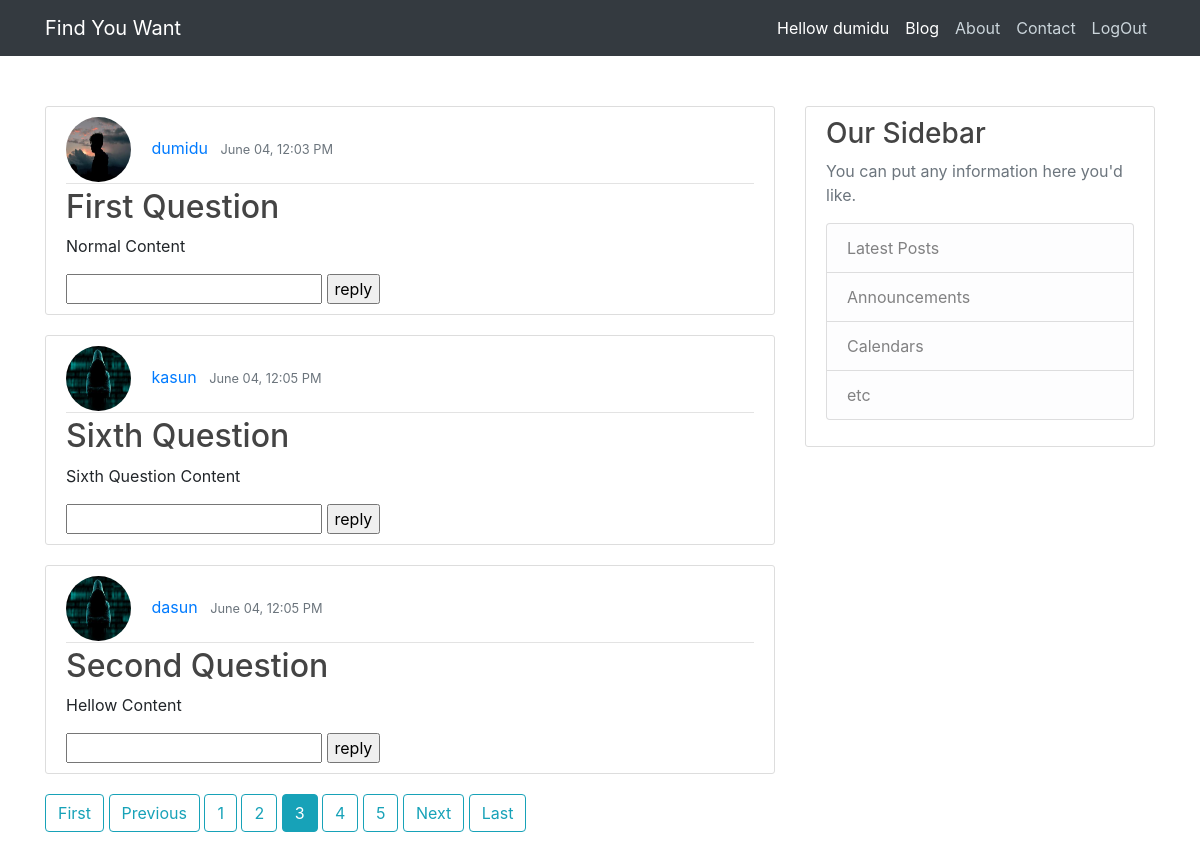
Page /blog/3 (signed in) on the committed database.
### blog/models.py (models this page shows)
class Question(models.Model):
    title = models.CharField(max_length=100)
    content = models.TextField()
    date_posted = models.DateTimeField(default=timezone.now)
    author = models.ForeignKey(User, on_delete=models.CASCADE)
    def __str__(self):
        return self.title

### users/models.py (models this page shows, shortened)
class Profile(models.Model):
    user = models.OneToOneField(User, on_delete=models.CASCADE)
    image = models.ImageField(default='default.jpg', upload_to='profile_pics')

### blog/views.py (the view)
# urls.py: path('', home, name='blog-home'),
@login_required
def home(request,page_num=1):
    qlist = []
    question_list = Question.objects.all()
    for raw_question in question_list:
        try:
            ans = Answers.objects.get(question_id=raw_question.id)
            continue
        except:
            qlist.append(raw_question)
    try:
        p = Paginator(qlist, 3)
        page = p.page(page_num)
        is_paginated = True
    except:
        raise Http404
    context = {
        'page':page,
        'title': 'Answers Home',
        'is_paginated' : is_paginated,
    }
    return render(request, 'blog/index.html', context)

### blog/templates/blog/index.html
{% extends 'base.html' %}
{% block content %}
    {% for question  in page.object_list %}
    <article class="media content-section">
        <div class="media-body">
          <div class="article-metadata">
            <img class="rounded-circle article-img" src="{{ question.author.profile.image.url }}">
            <a class="mr-2" href="#">{{ question.author }}</a>
            <small class="text-muted">{{ question.date_posted|date:"F d, f A" }}</small>
          </div>
          <h2><a class="article-title" href="#">{{ question }}</a></h2>
          <p class="article-content">{{ question.content }}</p>
          <form action="reply/{{ question.id }}" method="POST"> {% csrf_token %}
            <input type="text" name='reply'">
            <input type="submit" value="reply">
          </form>
        </div>
      </article>
    {% endfor %}
    {% if is_paginated %}
      {% if page.has_previous %}
        <a class="btn btn-outline-info mb-4" href="{% url 'blog-home' 1 %}">First</a>
        <a class="btn btn-outline-info mb-4" href="{% url 'blog-home' page.previous_page_number %}">Previous</a>
      {% endif %}
        {% for num in page.paginator.page_range %}
        {% if page.number == num %}
          <a class="btn btn-info mb-4" href="{% url 'blog-home' num %}">{{ num }}</a>
        {% elif num > page.number|add:'-3' and num < page.number|add:'3' %}
          <a class="btn btn-outline-info mb-4" href="{% url 'blog-home' num %}">{{ num }}</a>
        {% endif %}
        {% endfor %}
        {% if page.has_next %}
        <a class="btn btn-outline-info mb-4" href="{% url 'blog-home' page.next_page_number %}">Next</a>
        <a class="btn btn-outline-info mb-4" href="{% url 'blog-home' page.paginator.num_pages %}">Last</a>
      {% endif %}
    {% endif %}
{% endblock content %}

### my_app/templates/base.html (shortened to what this page needs)
{% load static %}
{% load crispy_forms_tags %}
<!DOCTYPE html>
<html lang="en">
	<head>
		<link
			rel="stylesheet" href="{% static 'my_app/bootstrap.css' %}"/>
        <link rel="stylesheet" type="text/css" href="{% static 'my_app/style.css' %}">
	</head>
	<body>
    <header class="site-header">
      <nav class="navbar navbar-expand-lg navbar-dark bg-dark static-top">
              <div class="container">
                <a class="navbar-brand" href="{% url 'index' %}">Find You Want</a>
                <div class="collapse navbar-collapse" id="navbarResponsive">
                  <ul class="navbar-nav ml-auto">
                    {% if user.is_authenticated %}
                    <li class="nav-item active">
                      <a class="nav-link" href="{% url 'profile' %}">Hellow {{ user.username }}<span class="sr-only">(current)</span></a>
                    </li>
                    {% endif %}
                    <li class="nav-item active">
                      <a class="nav-link" href="{% url 'blog-home' %}">Blog<span class="sr-only">(current)</span></a>
                    </li>
                    <li class="nav-item">
                      <a class="nav-link" href="{% url 'about' %}">About</a>
                    </li>
                    <li class="nav-item">
                      <a class="nav-link" href="{% url 'contact' %}">Contact</a>
                    </li>
                    {% if user.is_authenticated %}
                    <li class="nav-item">
                      <a class="nav-link" href="{% url 'logout' %}">LogOut</a>
                    </li>
                    {% endif %}
                  </ul>
                </div>
              </div>
            </nav>
    </header>
		<main role="main" class="container">
			<div class="row" style="margin-top: 50px;">
				<div class="col-md-8">
            {% block content %}
            {% endblock content %}
            </div>
            {% if 'blog' in request.path %}
              {% include "blog/sidebar.html" %}
            {% endif %}
        </div>
		</main>
	</body>
</html>

### my_app/static/my_app/style.css (style rules this page uses)
h1, h2, h3, h4, h5, h6 { color: #444444; }
ul { margin: 0; }
.site-header .navbar-nav .nav-link { color: #cbd5db; }
.content-section { background: #ffffff; padding: 10px 20px; border: 1px solid #dddddd; border-radius: 3px; margin-bottom: 20px; }
.article-title { color: #444444; }
.article-content { white-space: pre-line; }
.article-img { height: 65px; width: 65px; margin-right: 16px; }
.article-metadata { padding-bottom: 1px; margin-bottom: 4px; border-bottom: 1px solid #e3e3e3 }

### rows in the picture
Question: author.profile.image (placeholder picture), author "dumidu", date_posted "June 04, 12:03 PM", title "First Question", content "Normal Content"
Question: author.profile.image (placeholder picture), author "kasun", date_posted "June 04, 12:05 PM", title "Sixth Question", content "Sixth Question Content"
Question: author.profile.image (placeholder picture), author "dasun", date_posted "June 04, 12:05 PM", title "Second Question", content "Hellow Content"

### other values in the picture
{{ user.username }} "dumidu"
{{ num }} "1" "2" "4" "5"
{{ num }} "3"
